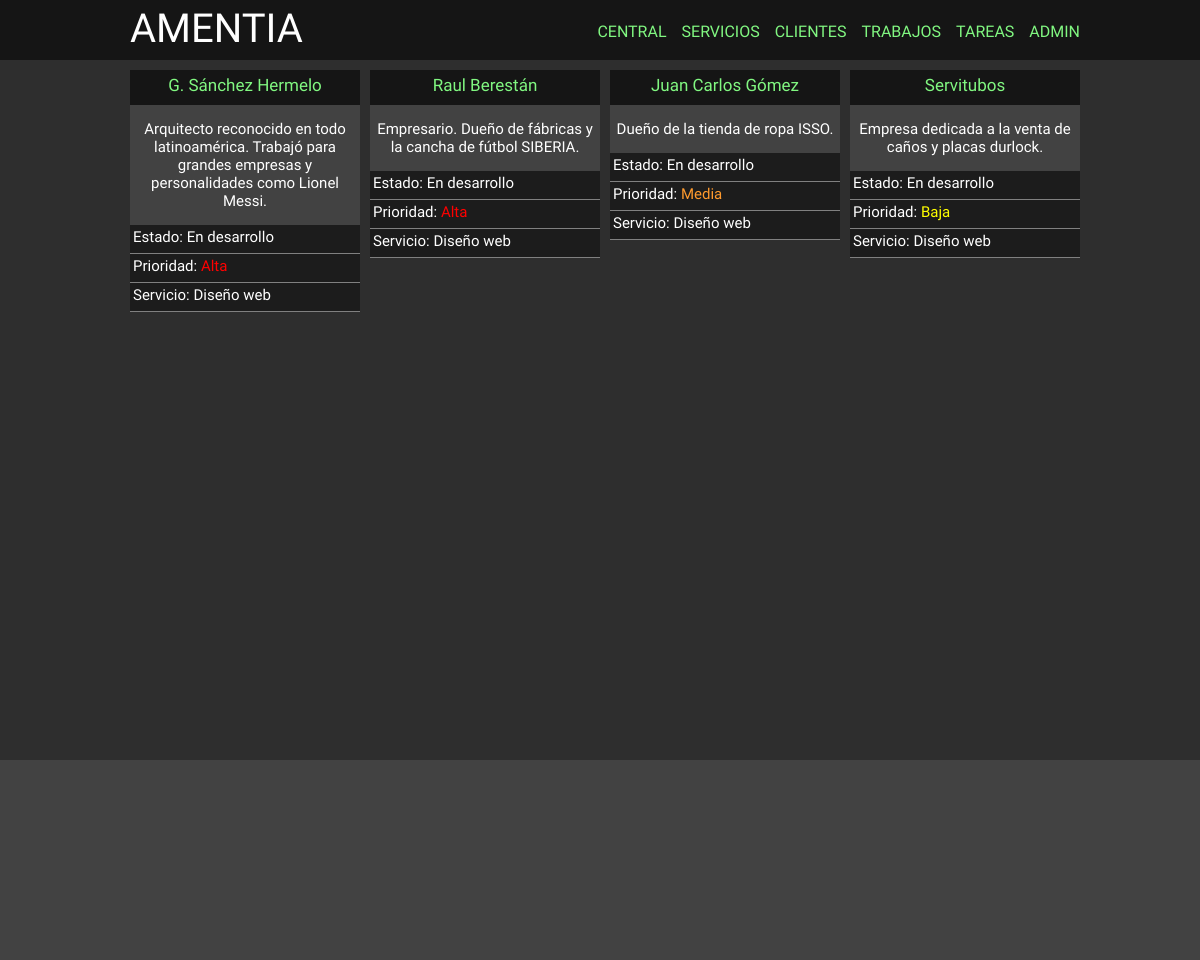
The app's page /main/clients/ with its own data.
### myPage/apps/main/models.py (models this page shows, shortened)
class CommonInfo(models.Model):
    name = models.CharField(max_length=30)
    description = models.TextField(max_length=150)
    class Meta:
        abstract = True

class CommonPriority(models.Model):
    HIGH_PRIORITY = 0
    MEDIUM_PRIORITY = 1
    LOW_PRIORITY = 2
    PRIORITY_CHOICES = (
        (HIGH_PRIORITY, "Prioridad alta"),
        (MEDIUM_PRIORITY, "Prioridad media"),
        (LOW_PRIORITY, "Prioridad baja"),
    )
    priority = models.IntegerField(default=0, choices=PRIORITY_CHOICES)
    class Meta:
        abstract = True

class Client(CommonInfo, CommonPriority):
    is_active = models.BooleanField(default=True)
    service = models.ForeignKey(Service)
    image = models.FileField(upload_to="/media/", blank=True)
    class Meta:
        verbose_name_plural = "Clientes"

class Service(CommonInfo):
    category = models.ForeignKey(Category, unique=True)
    class Meta:
        verbose_name_plural = "Servicios"
    def __unicode__(self):
        return self.name

### myPage/apps/main/views.py (the view)
# urls.py: url(r'clients/$', ClientsView.as_view(), name='clients'),
class ClientsView(ListView):
    model = Client
    template_name = 'main/clients.html'
    def get_context_data(self, **kwargs):
        context = super(ClientsView, self).get_context_data(**kwargs)
        context['latest_clients'] = Client.objects.all()[:5]
        return context

### myPage/templates/main/clients.html (shortened to what this page needs)
{% extends 'base.html' %}
{% load staticfiles %}
{% block css %}<link rel="stylesheet" href="{% static 'css/main/clients.css' %}"/>{% endblock %}
{% block content %}
    {% for client in latest_clients %}
        <div class="client">
            <div class="title">
                {{ client.name }}
            </div>
            <div class="content">
                {{ client.description }}
            </div>
            <div class="detail">
                {% if client.is_active %}
                    Estado: En desarrollo
                {% endif %}
            </div>
            <div class="detail">
                {% if client.priority == 0 %}
                    Prioridad: <a class="alta" href="">Alta</a>
                {% elif client.priority == 1 %}
                    Prioridad: <a class="media" href="">Media</a>
                {% elif client.priority == 2 %}
                    Prioridad: <a class="baja" href="">Baja</a>
                {% endif %}
            </div>
            <div class="detail">
                Servicio: {{ client.service }}
            </div>
        </div>
    {% endfor %}
{% endblock %}

### myPage/templates/base.html (shortened to what this page needs)
{% load staticfiles %}
<!DOCTYPE html>
<html>
<head>
    <link rel="stylesheet" href="{% static 'css/base.css' %}"/>
    {% block css %}{% endblock %}
</head>
<body>
    <header>
        <nav>
            <div id="logo">AMENTIA</div>
            <div id="nav-bar">
                <a href="">CENTRAL</a>
                <a href="">SERVICIOS</a>
                <a href="clients">CLIENTES</a>
                <a href="">TRABAJOS</a>
                <a href="">TAREAS</a>
                <a href="admin">ADMIN</a>
            </div>
        </nav>
    </header>
    <div id="content">
        <div id="content-body">
            {% block content %}{% endblock %}
        </div>
    </div>
    <footer></footer>
</body>
</html>

### myPage/static/css/base.css (style rules this page uses)
body { background: #2E2E2E; margin: 0px; }
header { position: relative; width: 100%; height: 60px; background: #151515; }
header nav { position: relative; margin: 0 auto; height: 100%; width: 960px; color: white; font-family: 'Exo 2', sans-serif; }
header nav #logo { position: relative; font-size: 40px; top: 5px; float: left; left: 10px; }
header nav #nav-bar { position: relative; font-size: 16px; float: right; top: 22px; }
header nav #nav-bar a { display: block; float: left; margin-left: 15px; }
header nav #nav-bar a:link { text-decoration: none; color: #81F781; }
#content { position: relative; width: 100%; height: 700px; }
#content #content-body { position: relative; height: 100%; width: 960px; margin: 0 auto; font-family: 'Exo 2', sans-serif; font-size: 15px; color: white; text-align: left; }
footer { position: relative; background: #424242; height: 200px; }

### myPage/static/css/main/clients.css (style rules this page uses)
.client { position: relative; float: left; height: auto; width: 230px; background: #424242; margin-left: 10px; margin-top: 10px; }
.client .title { text-align: center; color: #81F781; height: 30px; padding-top: 5px; background: #151515; font-size: 17px; }
.client .content { text-align: center; padding-top: 15px; margin-bottom: 15px; }
.client .detail { text-align: left; background: #1C1C1C; height: 25px; padding-top: 3px; border-bottom: 1px solid grey; padding-left: 3px; }
.client .detail a.alta:link { text-decoration: none; color: red; }
.client .detail a.media:link { text-decoration: none; color: #FE9A2E; }
.client .detail a.baja:link { text-decoration: none; color: yellow; }

### records on screen
Client: name "G. Sánchez Hermelo", description "Arquitecto reconocido en todo latinoamérica. Trabajó para grandes empresas y personalidades como Lionel Messi.", is_active "Estado: En desarrollo", shows "Prioridad:", priority "Alta", service "Diseño web"
Client: name "Raul Berestán", description "Empresario. Dueño de fábricas y la cancha de fútbol SIBERIA.", is_active "Estado: En desarrollo", shows "Prioridad:", priority "Alta", service "Diseño web"
Client: name "Juan Carlos Gómez", description "Dueño de la tienda de ropa ISSO.", is_active "Estado: En desarrollo", shows "Prioridad:", priority "Media", service "Diseño web"
Client: name "Servitubos", description "Empresa dedicada a la venta de caños y placas durlock.", is_active "Estado: En desarrollo", shows "Prioridad:", priority "Baja", service "Diseño web"
